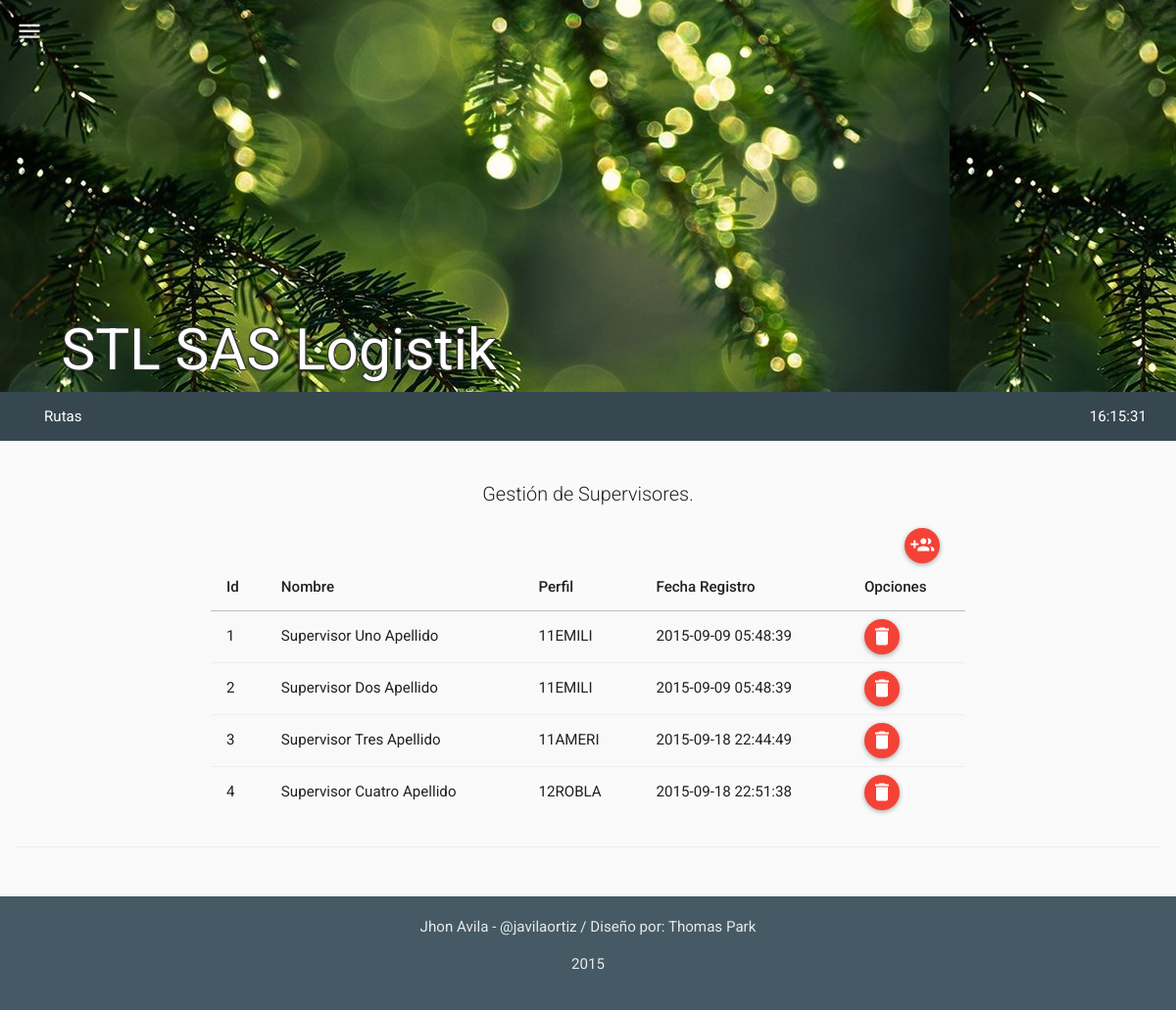
Page /mods/supervisores/supervisores.php (signed in) on the earlier database version.
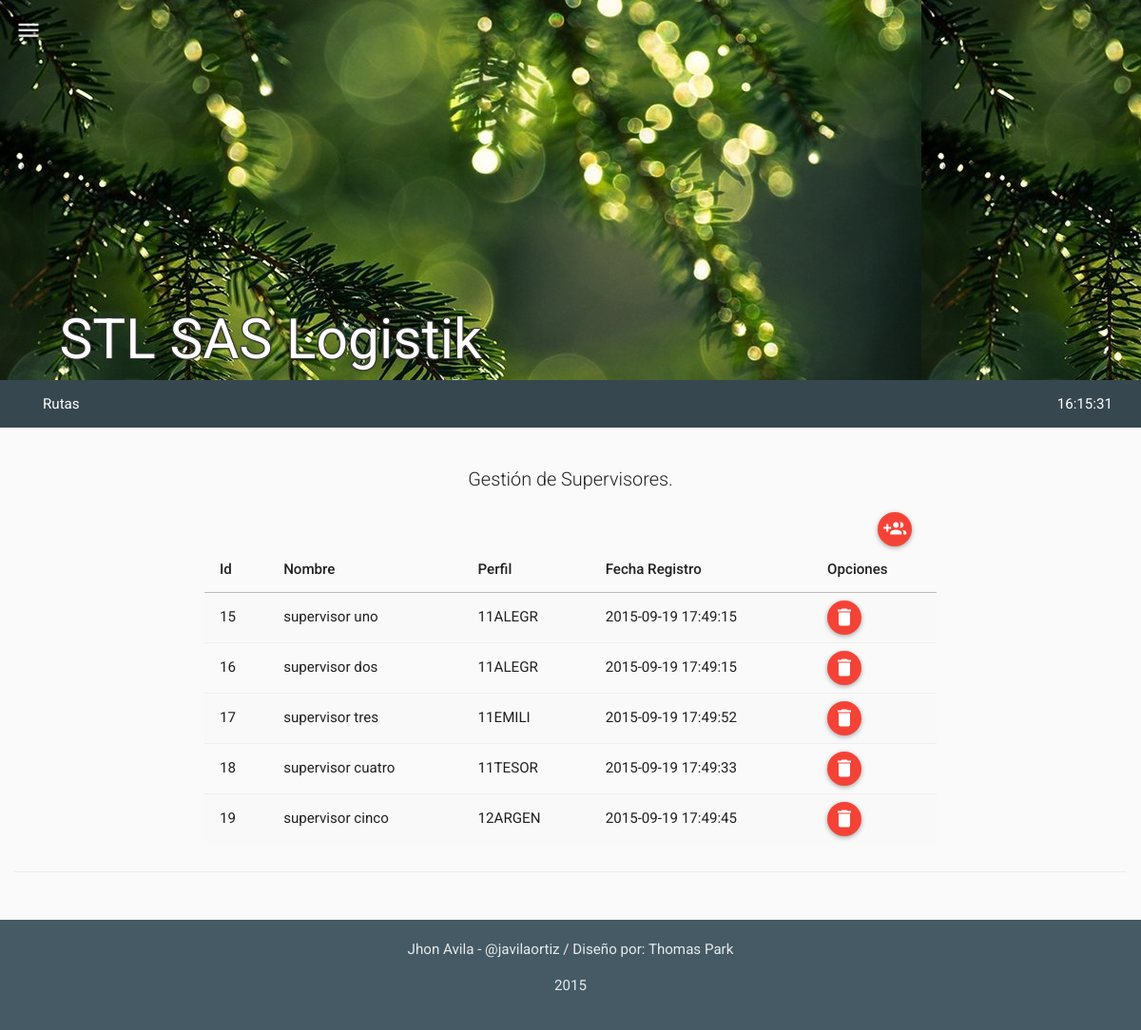
Same page on the later database version.
### tables this page shows
CREATE TABLE IF NOT EXISTS `tbl_modulos` (
  `mo_id` int(11) NOT NULL,
  `mo_nombre` varchar(30) NOT NULL,
  `mo_ruta` varchar(60) NOT NULL,
  `mo_descripcion` varchar(180) NOT NULL,
  `mo_timestamp` timestamp NOT NULL DEFAULT CURRENT_TIMESTAMP ON UPDATE CURRENT_TIMESTAMP,
  `mo_created` int(11) NOT NULL,
  `mo_estado` int(11) NOT NULL
);

CREATE TABLE IF NOT EXISTS `tbl_supervisores` (
  `su_id` int(11) NOT NULL,
  `su_nombre` varchar(60) NOT NULL,
  `su_fi_id` int(11) NOT NULL,
  `su_timestamp` timestamp NOT NULL DEFAULT CURRENT_TIMESTAMP ON UPDATE CURRENT_TIMESTAMP,
  `su_created` int(11) NOT NULL,
  `su_estado` int(11) NOT NULL
);

CREATE TABLE IF NOT EXISTS `tbl_fincas` (
  `fi_id` int(11) NOT NULL,
  `fi_codigo` varchar(10) NOT NULL,
  `fi_nombre` varchar(60) NOT NULL,
  `fi_ciudad` varchar(30) NOT NULL,
  `fi_timestamp` timestamp NOT NULL DEFAULT CURRENT_TIMESTAMP ON UPDATE CURRENT_TIMESTAMP,
  `fi_created` int(11) NOT NULL,
  `fi_estado` int(11) NOT NULL
);

### php/supervisores.php (the view, shortened to what this page needs)
<?php
class supervisores{
  function get_supervisores(){
    $rt = new route();
    if(isset($_SESSION["ses_id"])){
      $qry='SELECT * FROM tbl_supervisores AS S
            INNER JOIN tbl_fincas AS F ON F.fi_id = S.su_fi_id
            WHERE S.su_estado=1;';
      $res = mysql_query($qry);
      $item =" ";
      $script ="<script>$(document).ready(function(){";
      while($row_res = mysql_fetch_assoc($res)) {
        $item.='
              <tr>
                <td>'.$row_res["su_id"].'</td>
                <td>'.$row_res["su_nombre"].'</td>
                <td>'.$row_res["fi_codigo"].'</td>
                <td>'.$row_res["fi_timestamp"].'</td>
                <td>
                  <div id="del-button" onClick="borrar_usuario('.$row_res["su_id"].', this)" class="btn btn-floating-mini btn-danger" title="Borrar"><i class="md md-delete"></i> </div>
                </td>
              </tr>
        ';
        $script.='';
      }
      $script.='});</script>';
    }
    else{$rt->routing($rt->path("login"));}
    $html='
          <table class="table table-striped table-hover ">
            <thead>
              <tr>
                <th>Id</th>
                <th>Nombre</th>
                <th>Perfil</th>
                <th>Fecha Registro</th>
                <th>Opciones</th>
              </tr>
            </thead>
            <tbody>
              '.$item.'
            </tbody>
          </table>
    ';
    return $script.$html;
  }
}
?>

### php/app_menu.php (shortened to what this page needs)
<?php
class app_menu{
  function build_menu(){
    $rt = new route();
    if(isset($_SESSION["ses_id"])){
      $qry='SELECT * FROM tbl_modulos AS M
            INNER JOIN tbl_usuarios AS U
            INNER JOIN tbl_permisos AS P
            INNER JOIN tbl_per_x_usu AS PxU
            INNER JOIN tbl_permisos_x_modulo AS PxM
            WHERE M.mo_id = PxM.pxm_mo_id
            AND PxM.pxm_pe_id = P.pe_id
            AND P.pe_id = PxU.pxu_pe_id
            AND PxU.pxu_us_id = U.us_id
            AND U.us_id = '.$_SESSION["ses_id"];
      $res = mysql_query($qry);
      $menuitem =" ";
      $script ="<script>$(document).ready(function(){";
      while($row_res = mysql_fetch_assoc($res)) {
        $menuitem.='<li><a href="#" id="'.$row_res['mo_nombre'].'" class="">'.$row_res['mo_descripcion'].'</a></li>';
        $script.='$("#'.$row_res['mo_nombre'].'").on("click", function(){$(location).attr("href","'.$row_res['mo_ruta'].'"); });';
      }
      $script.='});</script>';
    }
    else{$rt->routing($rt->path("login"));}
    $html='
            <nav class="navbar navbar-inverse">
              <div class="container-fluid">
                <div class="navbar-header">
                  <button type="button" class="navbar-toggle collapsed" data-toggle="collapse" data-target="#bs-example-navbar-collapse-2">
                    <span class="sr-only">Toggle navigation</span>
                    <span class="icon-bar"></span>
                    <span class="icon-bar"></span>
                    <span class="icon-bar"></span>
                  </button>
                </div>
                <div class="collapse navbar-collapse" id="bs-example-navbar-collapse-2">
                  <ul class="nav navbar-nav">
                  '.$menuitem.'
                  </ul>
                  <ul class="nav navbar-nav navbar-right">
                    <li><a href="#" id="reloj">fecha / hora</a></li>
                  </ul>
                </div>
              </div>
            </nav>
    ';
    return $script.$html;
  }
}
?>

Differences in the rows shown:
removed tbl_supervisores: su_id "1", su_nombre "Supervisor Uno Apellido", tbl_fincas.fi_codigo "11EMILI", tbl_fincas.fi_timestamp "2015-09-09 05:48:39"
removed tbl_supervisores: su_id "2", su_nombre "Supervisor Dos Apellido", tbl_fincas.fi_codigo "11EMILI", tbl_fincas.fi_timestamp "2015-09-09 05:48:39"
removed tbl_supervisores: su_id "3", su_nombre "Supervisor Tres Apellido", tbl_fincas.fi_codigo "11AMERI", tbl_fincas.fi_timestamp "2015-09-18 22:44:49"
removed tbl_supervisores: su_id "4", su_nombre "Supervisor Cuatro Apellido", tbl_fincas.fi_codigo "12ROBLA", tbl_fincas.fi_timestamp "2015-09-18 22:51:38"
added tbl_supervisores: su_id "15", su_nombre "supervisor uno", tbl_fincas.fi_codigo "11ALEGR", tbl_fincas.fi_timestamp "2015-09-19 17:49:15"
added tbl_supervisores: su_id "16", su_nombre "supervisor dos", tbl_fincas.fi_codigo "11ALEGR", tbl_fincas.fi_timestamp "2015-09-19 17:49:15"
added tbl_supervisores: su_id "17", su_nombre "supervisor tres", tbl_fincas.fi_codigo "11EMILI", tbl_fincas.fi_timestamp "2015-09-19 17:49:52"
added tbl_supervisores: su_id "18", su_nombre "supervisor cuatro", tbl_fincas.fi_codigo "11TESOR", tbl_fincas.fi_timestamp "2015-09-19 17:49:33"
added tbl_supervisores: su_id "19", su_nombre "supervisor cinco", tbl_fincas.fi_codigo "12ARGEN", tbl_fincas.fi_timestamp "2015-09-19 17:49:45"
